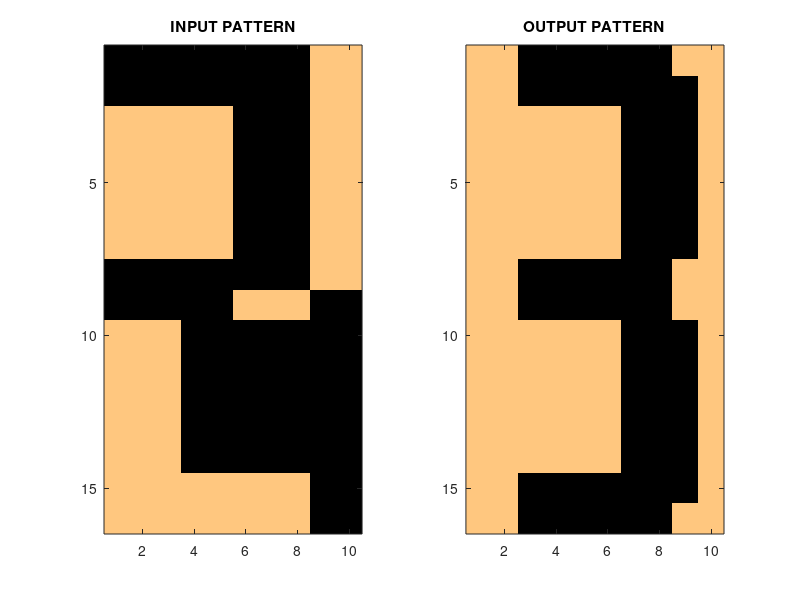

Recreate this plot in MATLAB.
% Recognizing digits
 
clc;
clear all;
 
% Given patterns (digits 0 to 4)
x1=[ [ -1, -1, -1, -1, -1, -1, -1, -1, -1, -1],[ -1, -1, -1, 1, 1, 1, 1, -1, -1, -1],[ -1, -1, 1, 1, 1, 1, 1, 1, -1, -1],[ -1, 1, 1, 1, -1, -1, 1, 1, 1, -1],[ -1, 1, 1, 1, -1, -1, 1, 1, 1, -1],[ -1, 1, 1, 1, -1, -1, 1, 1, 1, -1],[ -1, 1, 1, 1, -1, -1, 1, 1, 1, -1],[ -1, 1, 1, 1, -1, -1, 1, 1, 1, -1],[ -1, 1, 1, 1, -1, -1, 1, 1, 1, -1],[ -1, 1, 1, 1, -1, -1, 1, 1, 1, -1],[ -1, 1, 1, 1, -1, -1, 1, 1, 1, -1],[ -1, 1, 1, 1, -1, -1, 1, 1, 1, -1],[ -1, 1, 1, 1, -1, -1, 1, 1, 1, -1],[ -1, -1, 1, 1, 1, 1, 1, 1, -1, -1],[ -1, -1, -1, 1, 1, 1, 1, -1, -1, -1],[ -1, -1, -1, -1, -1, -1, -1, -1, -1, -1] ];
x2=[ [ -1, -1, -1, 1, 1, 1, 1, -1, -1, -1],[ -1, -1, -1, 1, 1, 1, 1, -1, -1, -1],[ -1, -1, -1, 1, 1, 1, 1, -1, -1, -1],[ -1, -1, -1, 1, 1, 1, 1, -1, -1, -1],[ -1, -1, -1, 1, 1, 1, 1, -1, -1, -1],[ -1, -1, -1, 1, 1, 1, 1, -1, -1, -1],[ -1, -1, -1, 1, 1, 1, 1, -1, -1, -1],[ -1, -1, -1, 1, 1, 1, 1, -1, -1, -1],[ -1, -1, -1, 1, 1, 1, 1, -1, -1, -1],[ -1, -1, -1, 1, 1, 1, 1, -1, -1, -1],[ -1, -1, -1, 1, 1, 1, 1, -1, -1, -1],[ -1, -1, -1, 1, 1, 1, 1, -1, -1, -1],[ -1, -1, -1, 1, 1, 1, 1, -1, -1, -1],[ -1, -1, -1, 1, 1, 1, 1, -1, -1, -1],[ -1, -1, -1, 1, 1, 1, 1, -1, -1, -1],[ -1, -1, -1, 1, 1, 1, 1, -1, -1, -1] ];
x3=[ [ 1, 1, 1, 1, 1, 1, 1, 1, -1, -1],[ 1, 1, 1, 1, 1, 1, 1, 1, -1, -1],[ -1, -1, -1, -1, -1, 1, 1, 1, -1, -1],[ -1, -1, -1, -1, -1, 1, 1, 1, -1, -1],[ -1, -1, -1, -1, -1, 1, 1, 1, -1, -1],[ -1, -1, -1, -1, -1, 1, 1, 1, -1, -1],[ -1, -1, -1, -1, -1, 1, 1, 1, -1, -1],[ 1, 1, 1, 1, 1, 1, 1, 1, -1, -1],[ 1, 1, 1, 1, 1, 1, 1, 1, -1, -1],[ 1, 1, 1, -1, -1, -1, -1, -1, -1, -1],[ 1, 1, 1, -1, -1, -1, -1, -1, -1, -1],[ 1, 1, 1, -1, -1, -1, -1, -1, -1, -1],[ 1, 1, 1, -1, -1, -1, -1, -1, -1, -1],[ 1, 1, 1, -1, -1, -1, -1, -1, -1, -1],[ 1, 1, 1, 1, 1, 1, 1, 1, -1, -1],[ 1, 1, 1, 1, 1, 1, 1, 1, -1, -1] ];
x4=[ [ -1, -1, 1, 1, 1, 1, 1, 1, -1, -1],[ -1, -1, 1, 1, 1, 1, 1, 1, 1, -1],[ -1, -1, -1, -1, -1, -1, 1, 1, 1, -1],[ -1, -1, -1, -1, -1, -1, 1, 1, 1, -1],[ -1, -1, -1, -1, -1, -1, 1, 1, 1, -1],[ -1, -1, -1, -1, -1, -1, 1, 1, 1, -1],[ -1, -1, -1, -1, -1, -1, 1, 1, 1, -1],[ -1, -1, 1, 1, 1, 1, 1, 1, -1, -1],[ -1, -1, 1, 1, 1, 1, 1, 1, -1, -1],[ -1, -1, -1, -1, -1, -1, 1, 1, 1, -1],[ -1, -1, -1, -1, -1, -1, 1, 1, 1, -1],[ -1, -1, -1, -1, -1, -1, 1, 1, 1, -1],[ -1, -1, -1, -1, -1, -1, 1, 1, 1, -1],[ -1, -1, -1, -1, -1, -1, 1, 1, 1, -1],[ -1, -1, 1, 1, 1, 1, 1, 1, 1, -1],[ -1, -1, 1, 1, 1, 1, 1, 1, -1, -1] ];
x5=[ [ -1, 1, 1, -1, -1, -1, -1, 1, 1, -1],[ -1, 1, 1, -1, -1, -1, -1, 1, 1, -1],[ -1, 1, 1, -1, -1, -1, -1, 1, 1, -1],[ -1, 1, 1, -1, -1, -1, -1, 1, 1, -1],[ -1, 1, 1, -1, -1, -1, -1, 1, 1, -1],[ -1, 1, 1, -1, -1, -1, -1, 1, 1, -1],[ -1, 1, 1, -1, -1, -1, -1, 1, 1, -1],[ -1, 1, 1, 1, 1, 1, 1, 1, 1, -1],[ -1, 1, 1, 1, 1, 1, 1, 1, 1, -1],[ -1, -1, -1, -1, -1, -1, -1, 1, 1, -1],[ -1, -1, -1, -1, -1, -1, -1, 1, 1, -1],[ -1, -1, -1, -1, -1, -1, -1, 1, 1, -1],[ -1, -1, -1, -1, -1, -1, -1, 1, 1, -1],[ -1, -1, -1, -1, -1, -1, -1, 1, 1, -1],[ -1, -1, -1, -1, -1, -1, -1, 1, 1, -1],[ -1, -1, -1, -1, -1, -1, -1, 1, 1, -1] ];
 
% Initializaing variables
N = 160;
p = [x1', x2', x3', x4', x5'];
 
%generating Weight matrix
weight_matrix = zeros(N,N);
 
for i = 1:5
    weights = p(:,i)*p(: ,i)';
    weight_matrix = weight_matrix + weights;
end
weight_matrix = weight_matrix/N;
weight_matrix = weight_matrix - diag(diag(weight_matrix));
 
 
distorted_feed = transpose([[-1, -1, -1, -1, -1, -1, -1, -1, 1, 1], [-1, -1, -1, -1, -1, -1, -1, -1, 1, 1], [1, 1, 1, 1, 1, -1, -1, -1, 1, 1], [1, 1, 1, 1, 1, -1, -1, -1, 1, 1], [1, 1, 1, 1, 1, -1, -1, -1, 1, 1], [1, 1, 1, 1, 1, -1, -1, -1, 1, 1], [1, 1, 1, 1, 1, -1, -1, -1, 1, 1], [-1, -1, -1, -1, -1, -1, -1, -1, 1, 1], [-1, -1, -1, -1, -1, 1, 1, 1, -1, -1], [1, 1, 1, -1, -1, -1, -1, -1, -1, -1], [1, 1, 1, -1, -1, -1, -1, -1, -1, -1], [1, 1, 1, -1, -1, -1, -1, -1, -1, -1], [1, 1, 1, -1, -1, -1, -1, -1, -1, -1], [1, 1, 1, -1, -1, -1, -1, -1, -1, -1], [1, 1, 1, 1, 1, 1, 1, 1, -1, -1], [1, 1, 1, 1, 1, 1, 1, 1, -1, -1]]);
original_feed = distorted_feed;
% disp(feed)
 
steady_state = false;
 
while (~steady_state)
    updated_feed = original_feed;
    
    for j = 1 : N
        updated_bit = sign(1/N * weight_matrix(j,:) * updated_feed);
        
        if  updated_bit == 0
            updated_bit = 1; 
        end
        
        updated_feed(j) = updated_bit;
    end
    
    if isequal(updated_feed, original_feed)
        steady_state = true;
    else
        original_feed = updated_feed;
    end
end
 
 
input_pattern = reshape(distorted_feed,[10,16])';
output_pattern = reshape(updated_feed, [10,16])';
colormap(copper(256))
subplot(1,2,1)
image(((input_pattern+1)/2)*256)
title("INPUT PATTERN")
subplot(1,2,2)
image(((output_pattern+1)/2)*256)
title("OUTPUT PATTERN")
